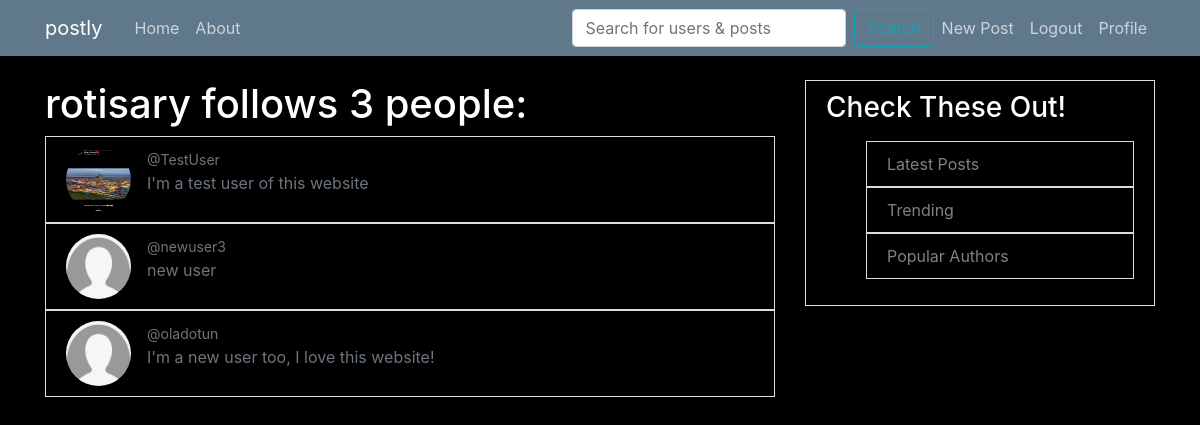
/rotisary/following/ (signed in), run on the app's committed database.
### users/models.py (models this page shows, shortened)
class Profile(models.Model):
    user = models.OneToOneField(User, on_delete=models.CASCADE)
    follows = models.ManyToManyField("self",
         related_name = 'followed_by',
         symmetrical = False,
         blank = True)
    image = models.ImageField(default='default.jpg', upload_to='profile_pics')
    bio = models.TextField()
    def __str__(self):
        return self.user.username
    def number_of_follows(self):
        return self.follows.count()

### users/views.py (the view)
# urls.py: path('<str:username>/following/', FollowsListView.as_view(), name='following'),
class FollowsListView(LoginRequiredMixin, ListView):
    model = Profile
    template_name = 'users/follows.html'
    paginate_by = 2
    def get_context_data(self, **kwargs):
        user = get_object_or_404(User, username=self.kwargs.get('username'))
        context = super(FollowsListView, self).get_context_data(**kwargs)
        context['profile'] = Profile.objects.filter(user=user).first()
        return context

### users/templates/users/follows.html
{% extends 'blog/base.html' %}
{% block content %}
  {% if profile.user == user %}
    <h1>You follow {{ profile.number_of_follows }} people:</h1>
  {% else %}
    <h1>{{ profile.user.username }} follows {{ profile.number_of_follows }} people:</h1>
  {% endif %}
        {% for following in profile.follows.all %}
            <div class="media content-section">
                <img class="rounded-circle  article-img"  src="{{ following.image.url }}">
                <div class="media-body" >
                    <a href="{% url 'profile' following.user.username %}">
                        <small class="text-muted"  >
                            @{{ following }}
                        </small>
                    </a>
                    <p class="text-secondary">{{ following.bio }}</p>
                </div>
            </div>
        {% endfor %}
{% endblock content %}

### blog/static/blog/main.css (style rules this page uses)
body { background: black; color: #333333; margin-top: 5rem; }
h1, h2, h3, h4, h5, h6, p { color: white; }
.content-section { background: black; padding: 10px 20px; border: 1px solid #dddddd; }
.article-img { height: 65px; width: 65px; margin-right: 16px; }

### data on the page
Profile: user.username "rotisary", number_of_follows "3"
Profile: image (picture), user.username "TestUser", bio "I'm a test user of this website"
Profile: image (placeholder picture), user.username "newuser3", bio "new user"
Profile: image (placeholder picture), user.username "oladotun", bio "I'm a new user too, I love this website!"
